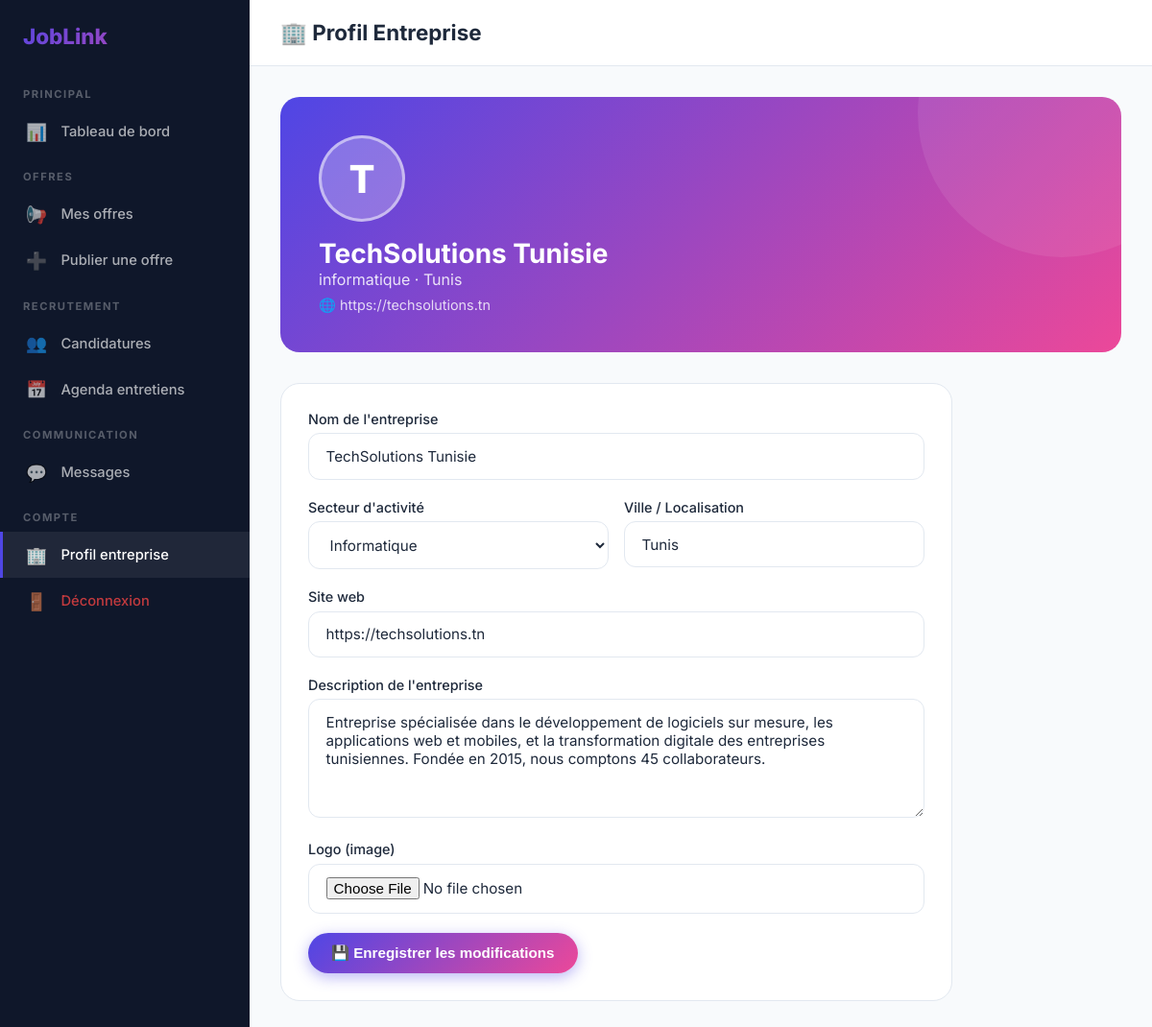
The app's page /entreprise/profil.php (signed in) with its own data.
### tables this page shows
CREATE TABLE `company_profiles` (
  `id` int(11) NOT NULL AUTO_INCREMENT,
  `user_id` int(11) NOT NULL,
  `company_name` varchar(150) NOT NULL,
  `description` text DEFAULT NULL,
  `website_url` varchar(255) DEFAULT NULL,
  `logo_path` varchar(255) DEFAULT NULL,
  `sector` varchar(100) DEFAULT NULL,
  `location` varchar(100) DEFAULT NULL,
  `updated_at` timestamp NOT NULL DEFAULT current_timestamp() ON UPDATE current_timestamp(),
  PRIMARY KEY (`id`),
  KEY `user_id` (`user_id`),
  CONSTRAINT `fk_company_user` FOREIGN KEY (`user_id`) REFERENCES `users` (`id`) ON DELETE CASCADE
);

### entreprise/profil.php (the view, shortened to what this page needs)
<?php
require_once '../includes/auth.php';
$cp = $pdo->prepare("SELECT * FROM company_profiles WHERE user_id=?");
$cp->execute([$_SESSION['user_id']]);
$company = $cp->fetch();
?>
<!DOCTYPE html><html lang="fr"><head><meta charset="UTF-8"><meta name="viewport" content="width=device-width,initial-scale=1">
<title>Profil Entreprise - JobLink</title><link rel="stylesheet" href="/siteadam/css/style.css"></head>
<body>
<div class="dash-layout">
  <?php include '../includes/sidebar_company.php'; ?>
  <div class="dash-content">
    <div class="dash-header"><h1>🏢 Profil Entreprise</h1></div>
    <div class="dash-body">
      <div class="profile-header">
        <div class="profile-avatar"><?= strtoupper(substr($company['company_name'],0,1)) ?></div>
        <h2><?= htmlspecialchars($company['company_name']) ?></h2>
        <p><?= htmlspecialchars($company['sector']??'Secteur non défini') ?> · <?= htmlspecialchars($company['location']??'Localisation non définie') ?></p>
        <?php if($company['website_url']): ?><a href="<?= htmlspecialchars($company['website_url']) ?>" target="_blank" style="color:rgba(255,255,255,.8);font-size:.9rem;margin-top:.5rem;display:inline-block">🌐 <?= htmlspecialchars($company['website_url']) ?></a><?php endif; ?>
      </div>
      <div class="card" style="max-width:700px">
        <form method="POST" enctype="multipart/form-data">
          <div class="form-group"><label>Nom de l'entreprise</label><input type="text" name="company_name" value="<?= htmlspecialchars($company['company_name']) ?>" required></div>
          <div class="form-row">
            <div class="form-group"><label>Secteur d'activité</label>
              <select name="sector">
                <?php foreach(['informatique','marketing','finance','design','rh','commerce','ingenierie'] as $s): ?>
                <option value="<?= $s ?>" <?= ($company['sector']??'')===$s?'selected':'' ?>><?= ucfirst($s) ?></option>
                <?php endforeach; ?>
              </select>
            </div>
            <div class="form-group"><label>Ville / Localisation</label><input type="text" name="location" value="<?= htmlspecialchars($company['location']??'') ?>" placeholder="Tunis..."></div>
          </div>
          <div class="form-group"><label>Site web</label><input type="url" name="website_url" value="<?= htmlspecialchars($company['website_url']??'') ?>" placeholder="https://www.monentreprise.tn"></div>
          <div class="form-group"><label>Description de l'entreprise</label><textarea name="description" rows="5" placeholder="Présentez votre entreprise, votre culture, vos valeurs..."><?= htmlspecialchars($company['description']??'') ?></textarea></div>
          <div class="form-group"><label>Logo (image)</label><input type="file" name="logo" accept="image/*">
          </div>
          <button type="submit" class="btn btn-primary">💾 Enregistrer les modifications</button>
        </form>
      </div>
    </div>
  </div>
</div>
</body></html>

### css/style.css (style rules this page uses)
:root { --primary: #4f46e5; --primary-dark: #3730a3; --primary-light: #eef2ff; --secondary: #ec4899; --accent: #06b6d4; --dark: #0f172a; --light: #f8fafc; --text: #1e293b; --muted: #64748b; --border: #e2e8f0; --white: #ffffff; --success: #10b981; --warning: #f59e0b; --danger: #ef4444; --glass: rgba(255,255,255,0.75); --shadow: 0 4px 6px -1px rgba(0,0,0,.1),0 2px 4px -2px rgba(0,0,0,.1); --shadow-lg: 0 20px 25px -5px rgba(0,0,0,.1),0 8px 10px -6px rgba(0,0,0,.1); --radius: 12px; --radius-lg: 20px; --transition: all .3s ease; }
* { margin:0;padding:0;box-sizing:border-box }
html { scroll-behavior:smooth }
body { font-family:'Inter',sans-serif;color:var(--text);background:#f1f5f9;min-height:100vh;display:flex;flex-direction:column }
a { text-decoration:none;color:inherit }
.btn { display:inline-flex;align-items:center;gap:.5rem;padding:.75rem 1.5rem;border-radius:50px;font-weight:600;font-size:.95rem;cursor:pointer;border:none;transition:var(--transition) }
.btn-primary { background:linear-gradient(135deg,var(--primary),var(--secondary));color:#fff;box-shadow:0 4px 15px rgba(79,70,229,.4) }
.card { background:var(--white);border-radius:var(--radius-lg);padding:1.75rem;border:1px solid var(--border);transition:var(--transition) }
.form-group { margin-bottom:1.25rem }
.form-group label { display:block;font-weight:500;font-size:.9rem;margin-bottom:.4rem;color:var(--text) }
.form-group input,.form-group select,.form-group textarea { width:100%;padding:.85rem 1.1rem;border:1.5px solid var(--border);border-radius:var(--radius);font-size:.95rem;font-family:'Inter',sans-serif;color:var(--text);background:#fff;transition:var(--transition);outline:none }
.form-group textarea { resize:vertical;min-height:120px }
.form-row { display:grid;grid-template-columns:1fr 1fr;gap:1rem }
.dash-layout { display:flex;min-height:100vh }
.dash-content { flex:1;overflow:auto;background:#f8fafc }
.dash-header { background:var(--white);padding:1.25rem 2rem;border-bottom:1px solid var(--border);display:flex;align-items:center;justify-content:space-between }
.dash-header h1 { font-size:1.4rem;font-weight:700 }
.dash-body { padding:2rem }
.profile-header { background:linear-gradient(135deg,var(--primary),var(--secondary));border-radius:var(--radius-lg);padding:2.5rem;color:#fff;margin-bottom:2rem;position:relative;overflow:hidden }
.profile-header::before { content:'';position:absolute;top:-50%;right:-10%;width:300px;height:300px;border-radius:50%;background:rgba(255,255,255,.08) }
.profile-avatar { width:90px;height:90px;border-radius:50%;background:rgba(255,255,255,.25);display:flex;align-items:center;justify-content:center;font-size:2.5rem;font-weight:800;color:#fff;border:3px solid rgba(255,255,255,.5);margin-bottom:1rem;position:relative;z-index:1 }
.profile-header h2 { font-size:1.75rem;position:relative;z-index:1 }
.profile-header p { opacity:.85;position:relative;z-index:1 }

### records on screen
company_profiles: company_name "T", company_name "TechSolutions Tunisie", sector "informatique", location "Tunis", website_url "https://techsolutions.tn", sector "Informatique", description "Entreprise spécialisée dans le développement de logiciels sur mesure, les applications web et mobiles, et la transformation digitale des entreprises tunisiennes. Fondée en 2015, nous comptons 45 collaborateurs."
